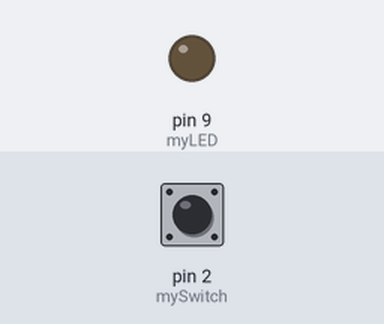
Simulated run of this sketch. Board: Arduino Uno, built with avr-gcc and run on an emulated ATmega328P. Parts: output pins drawn as LEDs (lit = HIGH). The test bench sets the inputs (shaded band); at power-on: pin 2 (mySwitch) LOW.

Above: at 1.2 s.
1.3 s: pin 2 (mySwitch) pulsed HIGH 5 times (0.12 s each, 0.3 s apart)
At 2.35 s:
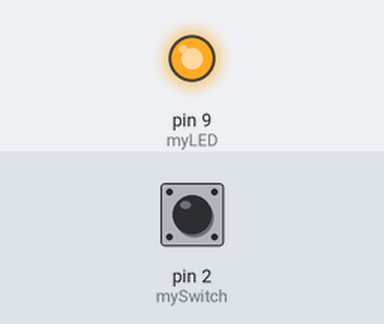
Timing chart, 0 to 4.3 s (numbered marks = the images above; inputs shaded):
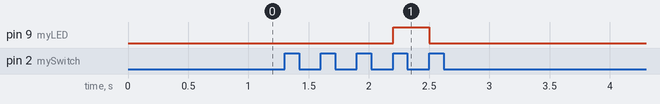

The sketch:

counter.ino
```cpp
const int mySwitch = 2; // global constant
const int myLED = 9;    // global constant
int switchState;        // state of the button
int buttonPress = 0;    // number of presses
int prev_button;        // state of the button from the previous loop

void setup() {
  // put your setup code here, to run once:
  pinMode(mySwitch, INPUT); // set the switch pin as an input
  pinMode(myLED, OUTPUT);   // set the LED pin as an output
  digitalWrite(myLED, LOW); // turn the LED off
}

void loop() {
  // do this over and over again forever

  // store the state of the switch in the variable
  switchState = digitalRead(mySwitch);

  // if the button is now HIGH, and it was previously LOW
  // we know the button has just been pressed
  if (switchState == HIGH && switchState != prev_button) {
    // increment the number of button presses
    buttonPress = buttonPress + 1;
  }

  // if there are 4 button presses
  if (buttonPress == 4) {
    // turn the LED on
    digitalWrite(myLED, HIGH);
    // if there are more than 4 presses
  } else if(buttonPress > 4){
    // turn the LED off
    digitalWrite(myLED, LOW);
    // reset the number of presses to 0
    buttonPress = 0;
  }
  // set the previous state to the
  // current state for the next loop
  prev_button = switchState;

}
```

Measured:
- after the input at 1.3 s, pin 9 (myLED): LOW → HIGH after 0.90 s, → LOW 0.30 s later
